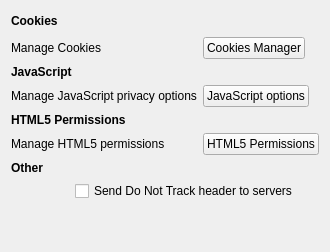
         <widget class="QWidget" name="privacyPage">
          <layout class="QGridLayout" name="gridLayout_12">
           <item row="8" column="0" colspan="3">
            <widget class="QLabel" name="label_12">
             <property name="text">
              <string>&lt;b&gt;Cookies&lt;/b&gt;</string>
             </property>
            </widget>
           </item>
           <item row="20" column="0" colspan="4">
            <widget class="QLabel" name="label_50">
             <property name="text">
              <string>&lt;b&gt;Other&lt;/b&gt;</string>
             </property>
            </widget>
           </item>
           <item row="28" column="0" colspan="4">
            <spacer name="verticalSpacer_3">
             <property name="orientation">
              <enum>Qt::Vertical</enum>
             </property>
             <property name="sizeHint" stdset="0">
              <size>
               <width>20</width>
               <height>40</height>
              </size>
             </property>
            </spacer>
           </item>
           <item row="16" column="3">
            <widget class="QPushButton" name="jsOptionsButton">
             <property name="sizePolicy">
              <sizepolicy hsizetype="Fixed" vsizetype="Fixed">
               <horstretch>0</horstretch>
               <verstretch>0</verstretch>
              </sizepolicy>
             </property>
             <property name="text">
              <string>JavaScript options</string>
             </property>
            </widget>
           </item>
           <item row="15" column="0" colspan="4">
            <widget class="QLabel" name="label_61">
             <property name="mouseTracking">
              <bool>true</bool>
             </property>
             <property name="text">
              <string>&lt;b&gt;JavaScript&lt;/b&gt;</string>
             </property>
            </widget>
           </item>
           <item row="12" column="3">
            <widget class="QPushButton" name="cookieManagerBut">
             <property name="sizePolicy">
              <sizepolicy hsizetype="Fixed" vsizetype="Fixed">
               <horstretch>0</horstretch>
               <verstretch>0</verstretch>
              </sizepolicy>
             </property>
             <property name="text">
              <string>Cookies Manager</string>
             </property>
            </widget>
           </item>
           <item row="16" column="0" colspan="3">
            <widget class="QLabel" name="label_25">
             <property name="mouseTracking">
              <bool>false</bool>
             </property>
             <property name="text">
              <string>Manage JavaScript privacy options</string>
             </property>
            </widget>
           </item>
           <item row="22" column="0">
            <spacer name="horizontalSpacer_20">
             <property name="orientation">
              <enum>Qt::Horizontal</enum>
             </property>
             <property name="sizeType">
              <enum>QSizePolicy::Fixed</enum>
             </property>
             <property name="sizeHint" stdset="0">
              <size>
               <width>20</width>
               <height>20</height>
              </size>
             </property>
            </spacer>
           </item>
           <item row="19" column="0" colspan="3">
            <widget class="QLabel" name="label_63">
             <property name="text">
              <string>Manage HTML5 permissions</string>
             </property>
            </widget>
           </item>
           <item row="12" column="0" colspan="3">
            <widget class="QLabel" name="label_19">
             <property name="text">
              <string>Manage Cookies</string>
             </property>
            </widget>
           </item>
           <item row="8" column="3">
            <spacer name="horizontalSpacer_22">
             <property name="orientation">
              <enum>Qt::Horizontal</enum>
             </property>
             <property name="sizeHint" stdset="0">
              <size>
               <width>40</width>
               <height>20</height>
              </size>
             </property>
            </spacer>
           </item>
           <item row="18" column="0" colspan="4">
            <widget class="QLabel" name="label_62">
             <property name="text">
              <string>&lt;b&gt;HTML5 Permissions&lt;/b&gt;</string>
             </property>
            </widget>
           </item>
           <item row="19" column="3">
            <widget class="QPushButton" name="html5permissions">
             <property name="sizePolicy">
              <sizepolicy hsizetype="Fixed" vsizetype="Fixed">
               <horstretch>0</horstretch>
               <verstretch>0</verstretch>
              </sizepolicy>
             </property>
             <property name="text">
              <string>HTML5 Permissions</string>
             </property>
            </widget>
           </item>
           <item row="22" column="1" colspan="3">
            <widget class="QCheckBox" name="doNotTrack">
             <property name="text">
              <string>Send Do Not Track header to servers</string>
             </property>
            </widget>
           </item>
          </layout>
         </widget>
